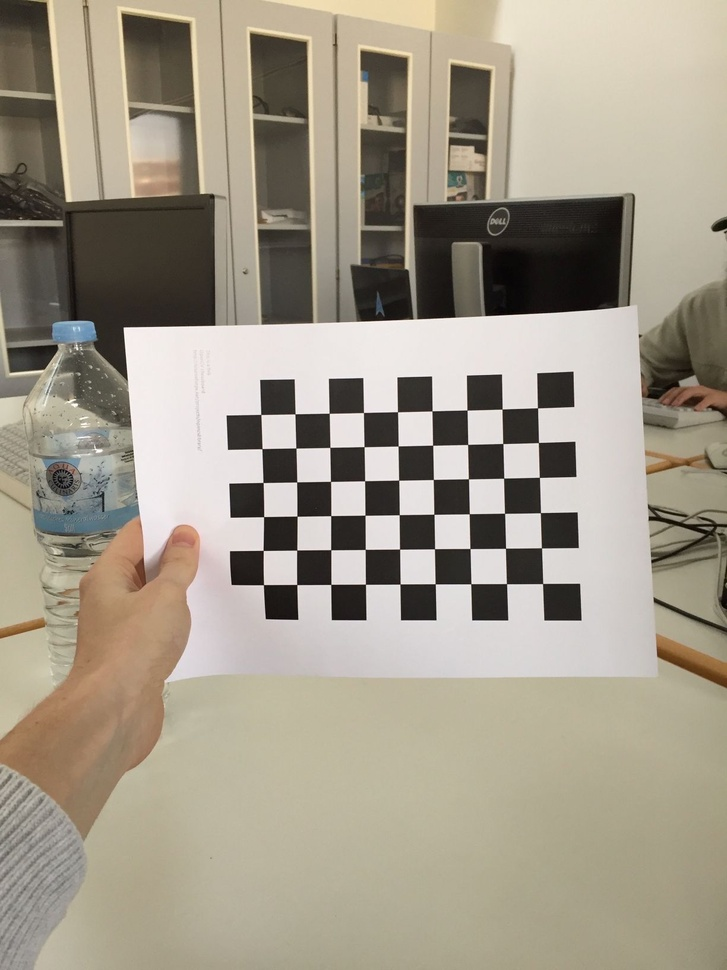
#> input picture src/TI119_L.jpg, 727 x 970 px, shrunk from 1224 x 1632 before the run
$ python Prakt4.py
#> lines starting #> are read from the running program, lines starting #| are printed output that depends on the picture; after the words box and inside, x2 and y2 are one past the last pixel; in counts of white or black regions, pixels touching at a corner belong together; long printed decimals are rounded
import numpy as np
import cv2


#def achtttt_punkttt(p, pp):
#    A =()
#    for i in p.size:


def draw_lines(img1, img2, lines, pts1, pts2):
    r, c, _ = np.shape(img1)
    for line, pt1, pt2 in zip(lines, pts1, pts2):
        color = tuple(np.random.randint(0, 255, 3).tolist())
        x0, y0 = map(int, [0, -line[0][2] / line[0][1]])
        x1, y1 = map(int, [c, -(line[0][2] + line[0][0] * c) / line[0][1]])
        img1 = cv2.line(img1, (x0, y0), (x1, y1), color, 1)
        img1 = cv2.circle(img1, tuple(pt1[0]), 5, color, -1)
        img2 = cv2.circle(img2, tuple(pt2[0]), 5, color, -1)
    return img1, img2


def calculate_sum_of_p(pts1, pts2, fund_mat):
    n = 0.0
    count = 0
    for p1, p2 in zip(pts1, pts2):
        line = np.dot(np.append(p1, 1), fund_mat)
        dst = np.dot(line, np.append(p2, 1))
        n += np.abs(dst)
        count += 1
    return n / count


def line_intersect(l1, l2):
    a = np.array(((l1[0][0], l1[0][1]), (l2[0][0], l2[0][1])))
    b = np.array((-l1[0][2], -l2[0][2]))
    x, y = np.linalg.solve(a, b)
    return x, y


def sum_line_intersect(lines):
    x, y = 0.0, 0.0
    count = 0
    for line1 in lines:
        for line2 in lines:
            if not np.array_equal(line1, line2):
                s1, s2 = line_intersect(line1, line2)
                x += s1
                y += s2
                count += 1
    return x / count, y / count


def d_min(line, pt):
    return line[0] * pt[0][0] + line[1] * pt[0][1] + line[2]


def avg_d_min(pts1, pts2, fund_mat):
    sum = 0.0
    count = 0
    for pt1, pt2 in zip(pts1, pts2):
        line1 = np.dot(fund_mat, np.append(pt1, 1))
        line2 = np.dot(fund_mat, np.append(pt2, 1))
        sum += np.abs(d_min(line1, pt2))
        sum += np.abs(d_min(line2, pt1))
        count += 1
    return sum / (2 * count)


def main():
    print("test")

    patternSize = (9, 6)


    imgLeft = cv2.imread("TI119_L.jpg")
#> imgLeft is the input picture: shape (970, 727, 3); mean B, G, R 137.7, 153.4, 161.4
    imgRight = cv2.imread("TI119_R.jpg")
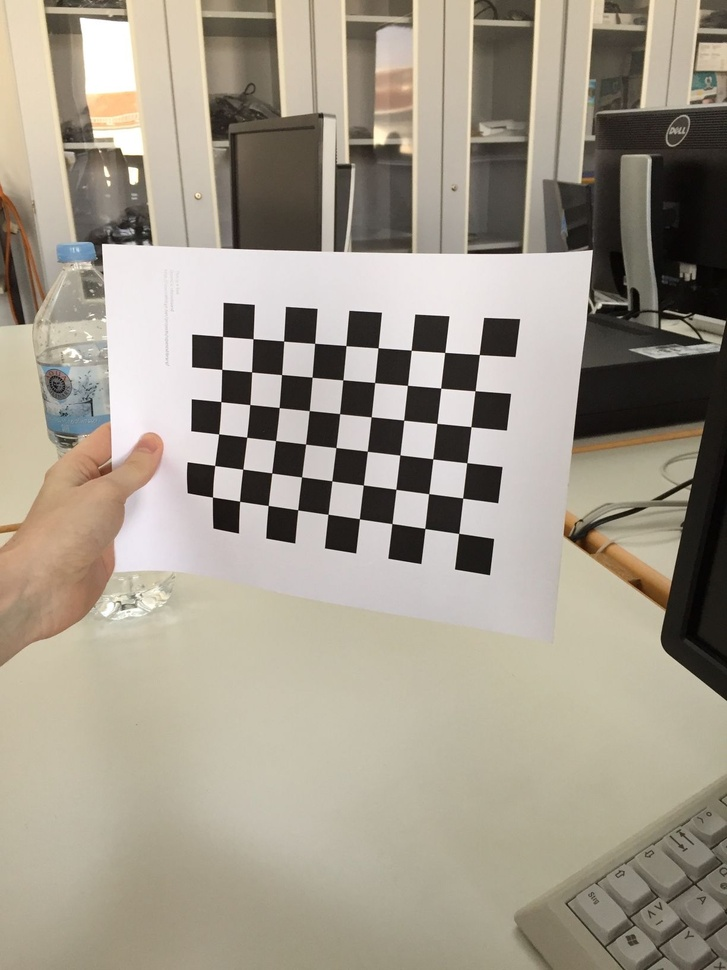
#> input picture src/TI119_R.jpg, 727 x 970 px, shrunk from 1224 x 1632 before the run
#> imgRight is the input picture: shape (970, 727, 3); mean B, G, R 139.2, 153.4, 161.4

    leftCorners = cv2.findChessboardCorners(imgLeft, patternSize)[1]
#> leftCorners = 54 rows, first 8: [542.6, 583.5], [506.5, 583.7], [470.8, 583.7], [435.2, 583.8], [400, 584], [365.4, 584.2], [330.8, 584.4], [296.8, 584.5]
    rightCorners = cv2.findChessboardCorners(imgRight, patternSize)[1]
#> rightCorners = 54 rows, first 8: [459, 533.4], [425, 528.4], [392, 523.6], [359.4, 518.9], [328.1, 514.1], [297.8, 510], [268, 505.5], [239.7, 501.1]

    print("left corners:")
    print(leftCorners)
#> (printed output is left out)
    print("")
    print("rigth corners:")
    print(rightCorners)
#> (printed output is left out)

    print("")
    print("")
    print("")

    fundamental = cv2.findFundamentalMat(leftCorners, rightCorners)[0]
#> fundamental = [[1.41e-06, 1.44e-05, -0.0069], [-1.38e-05, 2.42e-06, 0.00704], [0.0044, -0.00849, 1]]

    leftLines = cv2.computeCorrespondEpilines(leftCorners, 1, fundamental)
#> leftLines = 54 rows, first 8: [0.917, 0.399, -632.2], [0.831, 0.556, -645.7], [0.74, 0.673, -641.3], [0.652, 0.758, -627.1], [0.575, 0.818, -608.9], [0.51, 0.86, -590.2], [0.453, 0.891, -572.1], [0.405, 0.914, -555.3]
    rightLines = cv2.computeCorrespondEpilines(rightCorners, 2, fundamental)
#> rightLines = 54 rows, first 8: [-0.968, -0.25, 672.6], [-0.901, -0.433, 710.7], [-0.819, -0.574, 721.8], [-0.735, -0.678, 716.5], [-0.659, -0.752, 703.2], [-0.595, -0.804, 687.4], [-0.538, -0.843, 670.6], [-0.491, -0.871, 654.8]

    print("Fundamental:")
    print(fundamental)
#| [[ 1.40761376e-06  1.44012681e-05 -6.89681785e-03]
#|  [-1.37628900e-05  2.42190896e-06  7.04185855e-03]
#|  [ 4.40471050e-03 -8.49185801e-03  1.00000000e+00]]
    print()
    print()
    # [5 lines of commented-out code are left out]

    print()
    print()
    print()
    print()
    print()


    draw_lines(imgLeft, imgRight, rightLines, leftCorners, rightCorners)
#> the loop in draw_lines, `for line, pt1, pt2 in zip(lines, pts1, pts2):` made 54 passes
#> (line, pt1, pt2, color, y0, y1) on passes 1 to 7: ([[-0.968, -0.25, 672.6]], [[542.6, 583.5]], [[459, 533.4]], (172, 47, 117), 2694, -125), ([[-0.901, -0.433, 710.7]], [[506.5, 583.7]], [[425, 528.4]], (192, 67, 251), 1639, 128), ([[-0.819, -0.574, 721.8]], [[470.8, 583.7]], [[392, 523.6]], (195, 103, 9), 1256, 220), ([[-0.735, -0.678, 716.5]], [[435.2, 583.8]], [[359.4, 518.9]], (211, 21, 242), 1056, 268), ([[-0.659, -0.752, 703.2]], [[400, 584]], [[328.1, 514.1]], (36, 87, 70), 934, 298), ([[-0.595, -0.804, 687.4]], [[365.4, 584.2]], [[297.8, 510]], (216, 88, 140), 854, 317), ([[-0.538, -0.843, 670.6]], [[330.8, 584.4]], [[268, 505.5]], (58, 193, 230), 795, 331)
#> pass 1, in draw_lines, `img1 = cv2.circle(img1, tuple(pt1[0]), 5, color, -1)`:
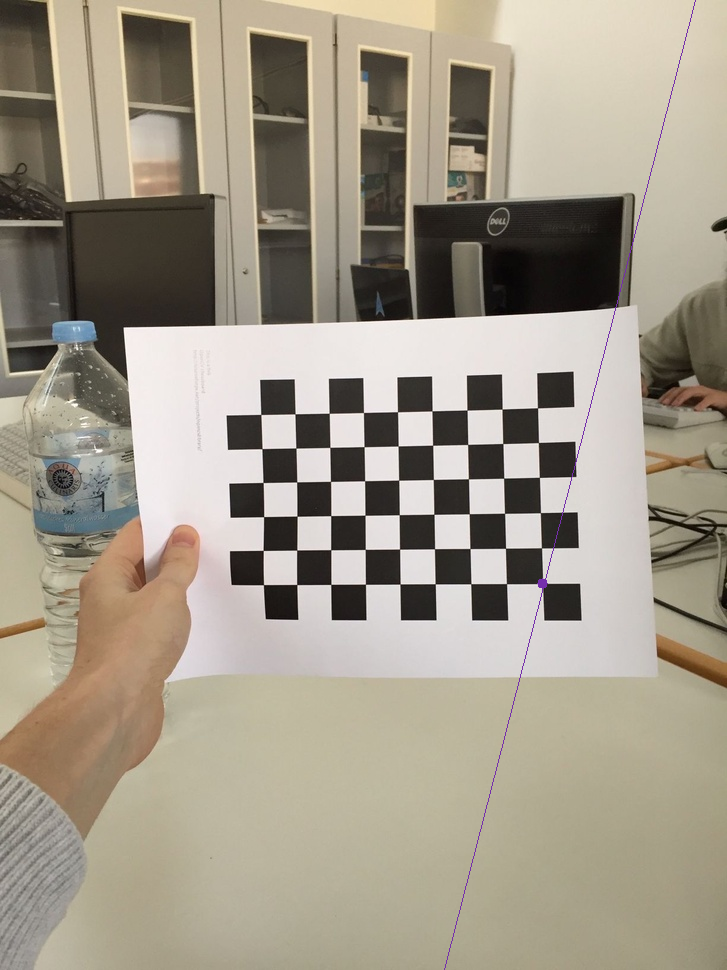
#> img1: shape (970, 727, 3); mean B, G, R 137.7, 153.2, 161.3
#> pass 2, in draw_lines, `img1 = cv2.line(img1, (x0, y0), (x1, y1), color, 1)`:
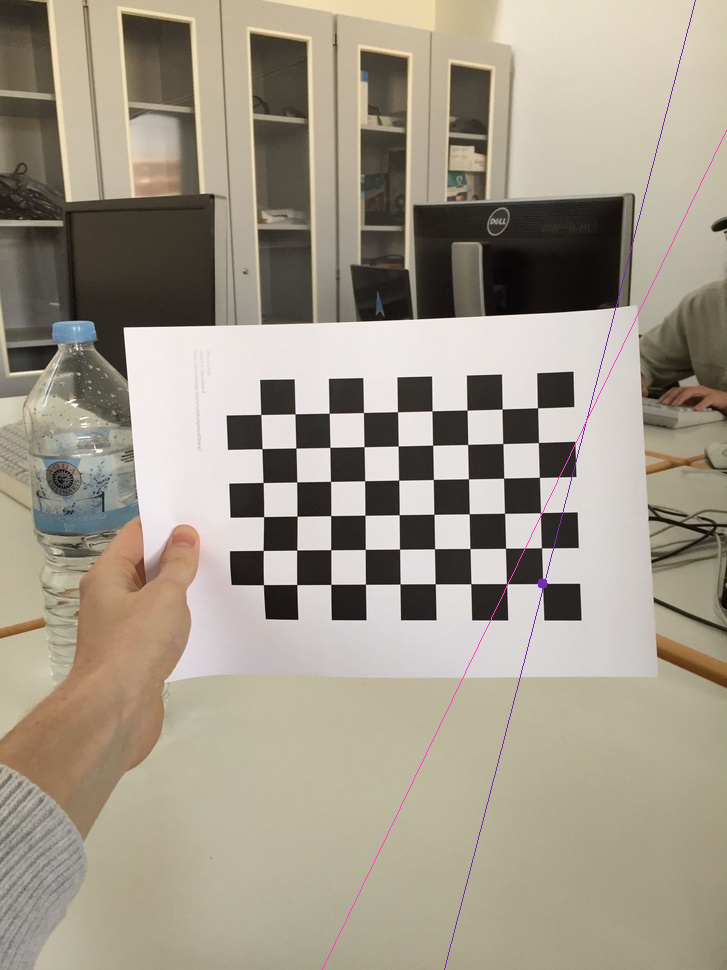
#> img1: shape (970, 727, 3); 0.12% of pixels changed, all inside (x1, y1, x2, y2) = (322, 130, 727, 970)
#> after the loop in draw_lines, `for line, pt1, pt2 in zip(lines, pts1, pts2):`:
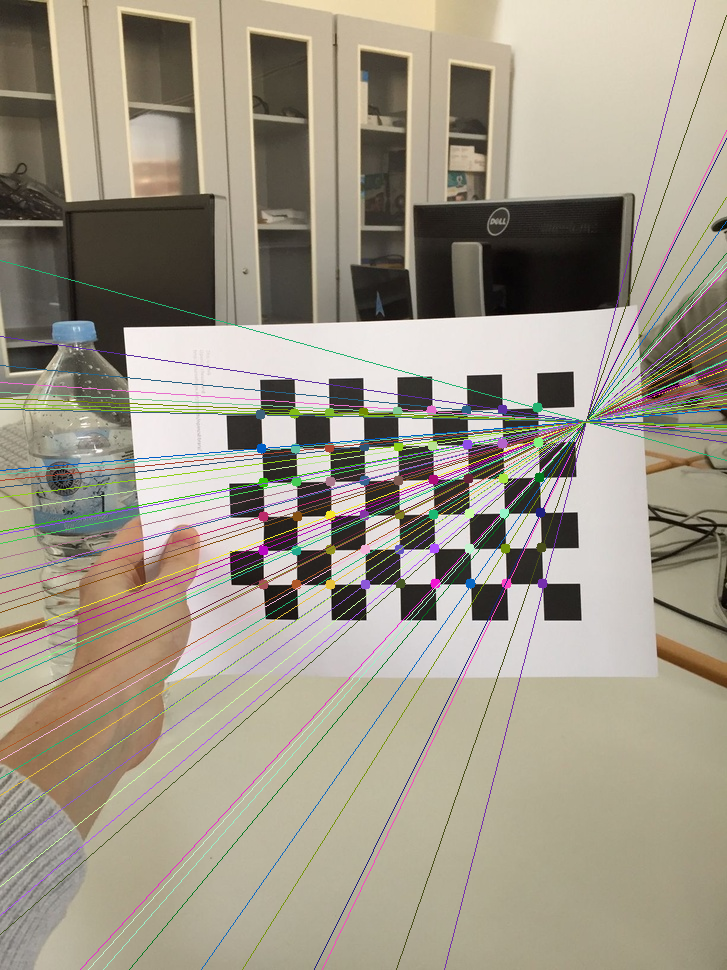
#> img1: shape (970, 727, 3); 5.26% of pixels changed, all inside (x1, y1, x2, y2) = (0, 15, 727, 970)
#> after the loop in draw_lines, `for line, pt1, pt2 in zip(lines, pts1, pts2):`:
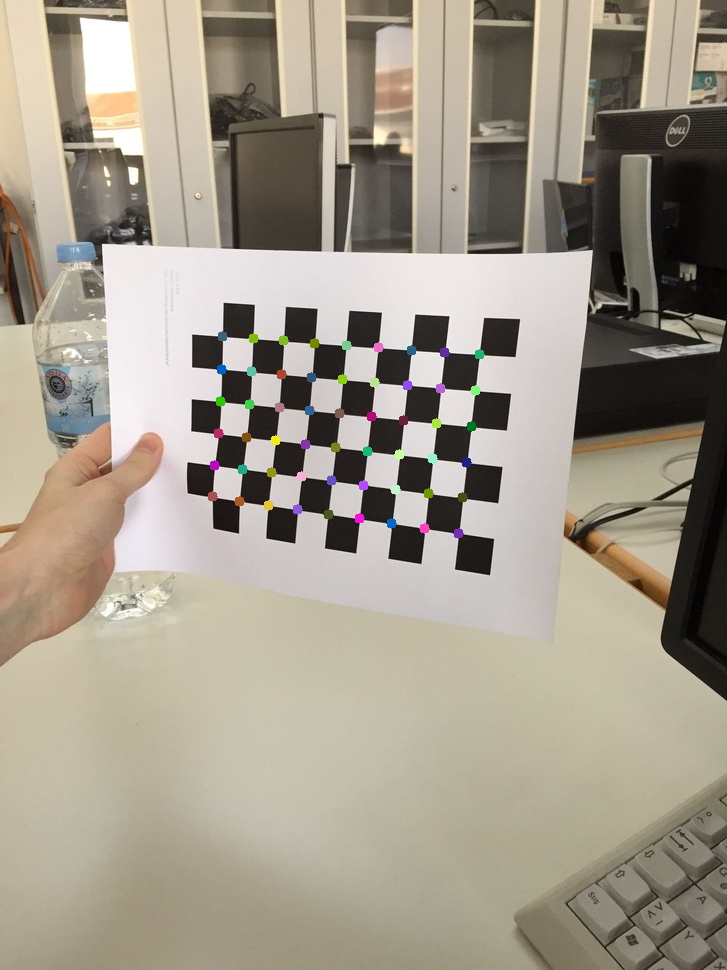
#> img2: shape (970, 727, 3); mean B, G, R 139.2, 153.5, 161.4

    cv2.imwrite("_editedLeft.jpg", imgLeft)
    cv2.imwrite("_editedRight.jpg", imgRight)

    determin = np.linalg.det(fundamental)
#> determin = -2.76e-25
    print("Determinante")
    print(determin)
#| -2.7635367846638903e-25
    print()
    print()
    print()
    print()
    print()

    summe = calculate_sum_of_p(leftCorners, rightCorners, fundamental)
#> the loop in calculate_sum_of_p, `for p1, p2 in zip(pts1, pts2):` made 54 passes
#> (p1, p2, line, dst, n) on passes 1 to 8: ([[542.6, 583.5]], [[459, 533.4]], [-0.00286, 0.000735, 1.37], 0.445, 0.445), ([[506.5, 583.7]], [[425, 528.4]], [-0.00292, 0.000216, 1.62], 0.492, 0.937), ([[470.8, 583.7]], [[392, 523.6]], [-0.00297, -0.000298, 1.86], 0.545, 1.48), ([[435.2, 583.8]], [[359.4, 518.9]], [-0.00302, -0.000811, 2.11], 0.605, 2.09), ([[400, 584]], [[328.1, 514.1]], [-0.00307, -0.00132, 2.35], 0.67, 2.76), ([[365.4, 584.2]], [[297.8, 510]], [-0.00312, -0.00181, 2.59], 0.739, 3.5), ([[330.8, 584.4]], [[268, 505.5]], [-0.00317, -0.00231, 2.83], 0.814, 4.31), ([[296.8, 584.5]], [[239.7, 501.1]], [-0.00322, -0.0028, 3.07], 0.893, 5.2)
#> after the loop in calculate_sum_of_p, `for p1, p2 in zip(pts1, pts2):`: count = 54; n = 26.19
#> summe = 0.485
    print("Summe:")
    print(summe)
#| 0.4851
    print()
    print()
    print()
    print()
    print()


    rightEpipole = sum_line_intersect(rightLines)
#> the loop in sum_line_intersect, `for line1 in lines:` made 54 passes
#> line1 on passes 2 to 13: [[-0.901, -0.433, 710.7]], [[-0.819, -0.574, 721.8]], [[-0.735, -0.678, 716.5]], [[-0.659, -0.752, 703.2]], [[-0.595, -0.804, 687.4]], [[-0.538, -0.843, 670.6]], [[-0.491, -0.871, 654.8]], [[-0.451, -0.893, 640.5]], [[-0.945, -0.327, 691.5]], [[-0.847, -0.531, 720.3]], [[-0.74, -0.672, 717.2]], [[-0.645, -0.764, 700]]
#> line1 on pass 1: [[-0.968, -0.25, 672.6]]
    leftEpipole = sum_line_intersect(leftLines)
#> the loop in sum_line_intersect (call 2), `for line1 in lines:` made 54 passes
#> line1 on passes 1 to 12: [[0.917, 0.399, -632.2]], [[0.831, 0.556, -645.7]], [[0.74, 0.673, -641.3]], [[0.652, 0.758, -627.1]], [[0.575, 0.818, -608.9]], [[0.51, 0.86, -590.2]], [[0.453, 0.891, -572.1]], [[0.405, 0.914, -555.3]], [[0.365, 0.931, -540.4]], [[0.886, 0.463, -640]], [[0.771, 0.637, -644.3]], [[0.658, 0.753, -628.3]]
    print("Rechter Epipol:")
    print(rightEpipole)
#| (585.853, 421.641)
    print()
    print()
    print()
    print()
    print()
    print("Linker Epipol:")
    print(leftEpipole)
#| (526.777, 373.919)
    print()
    print()
    print()
    print()

    # [81 lines of commented-out code are left out]


if __name__ == "__main__":
    main()
